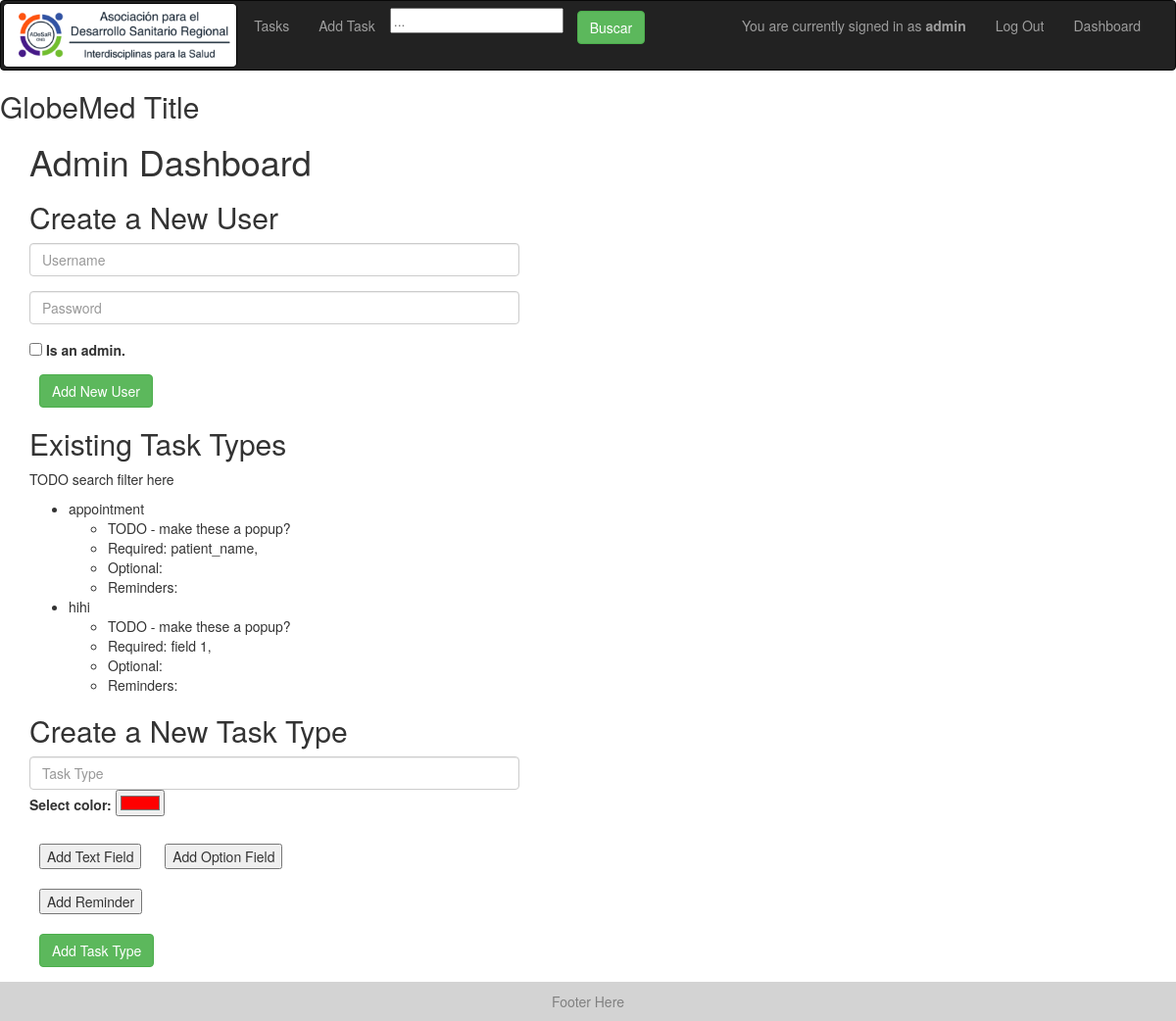
The app's page /dashboard (signed in) with its own data.
### models.py (models this page shows)
class TaskType(Base):
    __tablename__ = "task_types"
    id = Column(Integer, primary_key=True)
    task_type = Column(String)
    required_fields = Column(PickleType) # list of strings that are required keys in the fields entry of a task
    optional_fields = Column(PickleType) # list of strings that are allowed but not required keys in the fields entry of a task
    reminders = Column(PickleType) # list of dates for when reminders should go off
    color = Column(String)

### app.py (the view)
@app.route('/dashboard')
@check_login_wrapper
def dashboard():
    return render_template("dashboard.html", task_types = get_task_types(), units= UNITS)

### app.py (called while the page is built)
def check_login_wrapper(func):
    @wraps(func)
    def inner(*args, **kwargs):
        print("here")
        if "username" not in login_session:
            return redirect(url_for('login'))
        return func(*args, **kwargs)
    return inner

### database.py (called while the page is built)
def get_task_types():
    return session.query(TaskType).all()

### templates/dashboard.html (shortened to what this page needs)
{% extends "layout.html" %}
{% block body %}
  <h1>Admin Dashboard</h1>
  <form action="{{ url_for('add_user') }}" method = 'post'>
  	<h2>Create a New User</h2>
    <div class="form-group">
      <input id="input_username1" class="username form-control" type="text" name="username" placeholder="Username">
    </div>
    <div class="form-group">
      <input id="input_password1" class="username form-control" type="text" name="password" placeholder="Password">
    </div>
    <input type="checkbox" name="is_admin" value="is_admin">
	  <label for="is_admin"> Is an admin.</label><br>
    <button class="btn btn-success" type="submit" id="submit_new_user"> Add New User </button>
  </form>
  <h2>Existing Task Types</h2>
  <p> TODO search filter here </p>
  <ul>
  {% for task_type in task_types %}
    <li>{{task_type.task_type}}
      <ul>
        <li> TODO - make these a popup?</li>
        <li>Required: {% for field in task_type.required_fields %} {{field}}, {% endfor %} </li>
        <li>Optional: {% for field in task_type.optional_fields %} {{field}}, {% endfor %} </li>
        <li>Reminders: {% for reminder in task_type.reminders %}  {{reminder.amount}} {{reminder.unit}}(s), {% endfor %} </li>
      </ul>
    </li>
  {% endfor %}
  </ul>
  <form action="{{ url_for('add_task_type') }}" method = 'post'>
    <h2>Create a New Task Type</h2>
    <div class="form-group">
      <input id="task_type" class="username form-control" type="text" name="task_type" placeholder="Task Type" required>
      <label for="task_color">Select color:</label>
      <input type="color" id="task_color" name="task_color" value="#ff0000">
    </div>
    <button type="button" onclick="addField()" style="margin: 10px;">Add Text Field</button>
    <button type="button" onclick="addOptionField()" style="margin: 10px;">Add Option Field</button>
    <button type="button" onclick="addReminder()" style="margin: 10px;">Add Reminder</button>
    <br>
    <button class="btn btn-success" type="submit" id="submit_new_user"> Add Task Type </button>
  </form>
{%endblock%}

### static/style.css (style rules this page uses)
input { max-width: 500px; }
button { margin: 10px; }

### records on screen
TaskType: task_type "appointment", required_fields "patient_name"
TaskType: task_type "hihi", required_fields "field 1"

### other values on screen
{{ session['username'] }} "admin"
